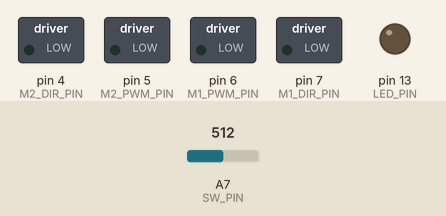
This sketch was run on a simulated Arduino Nano, built with avr-gcc and run on an emulated ATmega328P. Parts: switched loads named in the sketch (green lamp = pin HIGH), output pins drawn as LEDs (lit = HIGH). Dashed ring = blinking. The test bench sets the inputs (shaded band); at power-on: A7 (SW_PIN) = 512.

Above: at 0.2 s.
At 0.8 s:
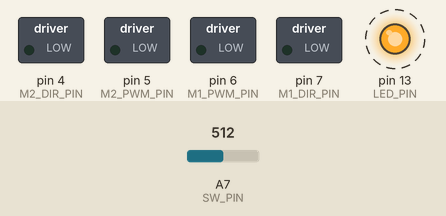
Timing chart, 0 to 40.8 s (numbered marks = the images above):
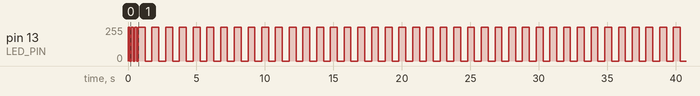

Measured:
- by itself, pin 13 (LED_PIN): 255/255 → 0/255 at 0.13 s, → 255/255 0.13 s later, → 0/255 0.13 s later, → 255/255 0.13 s later, … (85 changes in this stretch)

The sketch:

Robot.ino
```cpp
/* -*- mode: c; -*- */
/*
 * Programming a robot (mBot)
 */


/* ********************************************************************
 * Constants definitions
 *
 * There is much debate about #define vs const TYPE
 */
const uint8_t LED_PIN = 13;
const uint8_t SW_PIN  = A7;

#define TOGGLE(PIN) digitalWrite(PIN, digitalRead(PIN) ^ 1)

/* ********************************************************************
 * Global definitions
 *
 * if any
 */


/* ********************************************************************
 * Line sensor
 *
 *
 */
typedef enum {

  BOTH_BLACK   = 0,   /* sensor1 and sensor2 are both inside of black line */
  LEFT_BLACK   = 1,   /* sensor1 is inside of black line and sensor2 is outside of black line */
  RIGHT_BLACK  = 2,   /* sensor1 is outside of black line and sensor2 is inside of black line */
  BOTH_WHITE   = 3    /* sensor1 and sensor2 are both outside of black line */

} Line_Sensor_State;

const uint8_t LINE_SENSOR_1_PIN =  9;
const uint8_t LINE_SENSOR_2_PIN = 10;


/* ********************************************************************
 * Drive
 *
 *
 */
typedef enum {

  STOP    = 0,
  FORWARD,
  SPIN_L,
  SPIN_R,
  REVERSE

} Drive_Direction;
Drive_Direction drive_state      = STOP;
Drive_Direction last_drive_state = STOP;

const uint8_t M1_DIR_PIN = 7;
const uint8_t M1_PWM_PIN = 6;
const uint8_t M2_DIR_PIN = 4;
const uint8_t M2_PWM_PIN = 5;


/* ********************************************************************
 * functions
 */

Line_Sensor_State read_line_follower (void) {

  uint8_t state = (1 & digitalRead(LINE_SENSOR_1_PIN)) << 1 | digitalRead(LINE_SENSOR_2_PIN);

  return (Line_Sensor_State) state;
}


void change_drive (Drive_Direction dir, uint8_t speed) {

  /* stop so directions can change with out messing things up */
  analogWrite(M1_PWM_PIN, 0);
  analogWrite(M2_PWM_PIN, 0);

  switch (dir) {
  case REVERSE:
    digitalWrite(M1_DIR_PIN, 1);
    digitalWrite(M2_DIR_PIN, 0);
    break;

  case SPIN_R:
    digitalWrite(M1_DIR_PIN, 0);
    digitalWrite(M2_DIR_PIN, 0);
    break;

  case SPIN_L:
    digitalWrite(M1_DIR_PIN, 1);
    digitalWrite(M2_DIR_PIN, 1);
    break;

  case FORWARD:
    digitalWrite(M1_DIR_PIN, 0);
    digitalWrite(M2_DIR_PIN, 1);
    break;

  case STOP:			/* fall-through */
  default:
    speed = 0;
    break;
  }

  analogWrite(M1_PWM_PIN, speed);
  analogWrite(M2_PWM_PIN, speed);

  last_drive_state = drive_state;
}


/* ********************************************************************
 * Function definitions
 *
 * TODO push these to a library?
 */

void intermitanttly_check () {
  /* any thing that needs to be be periodically updated will live in here
   * this is called on each loop
   *
   * Checking current time against when an expected time
   */
  uint16_t now = millis();

  const uint16_t HEARTBEAT_PERIOD = 500; /* half second beat on the LED */
  static uint32_t heartbeat_next = HEARTBEAT_PERIOD;


  /* heartbeat checking  */
  if (now > heartbeat_next) {
    TOGGLE(LED_PIN);
    heartbeat_next = now + HEARTBEAT_PERIOD; /* set the next time this should be changed */
  }

}


/* ********************************************************************
 * start up
 *
 * anything run once at start-up / reboot should be added here
 */
void setup () {

  pinMode(LED_PIN, OUTPUT);	/* write to pin 13 - on board LED connected to  */
  pinMode(SW_PIN, INPUT);

  for (uint8_t i = 0; i < 6; i++) {
    /* show a reboot flash sequence */
    TOGGLE(LED_PIN);
    delay(125);			/* using delay in start up -- not delaying other processes */
  }

  pinMode(M1_DIR_PIN, OUTPUT);
  pinMode(M2_DIR_PIN, OUTPUT);

  change_drive(STOP, 0);

}


/* ********************************************************************
 * loop
 *
 * run forever
 */
void loop () {

  static uint8_t motion_enabled = 0; /* Controlled by the button */

  static uint8_t last_line_reading;
  uint8_t now_line_reading;

  /* no delay periodic actions  */
  intermitanttly_check();

  /* look for the button checked */
  if (!(analogRead(SW_PIN) > 10)) {

    motion_enabled = 1 ^ motion_enabled; /* toggle the motion_enabled via button */

  }

  /* get the line sensor state and do something with it */
  if (motion_enabled) {
    now_line_reading = read_line_follower();

    switch (now_line_reading) {

    case BOTH_BLACK:

      drive_state = (last_line_reading == LEFT_BLACK)
	? SPIN_R
	: (last_line_reading == RIGHT_BLACK) ? SPIN_L :  drive_state;

      break;

    case LEFT_BLACK:
      /* Fall-through */
    case RIGHT_BLACK:
      drive_state = FORWARD;
      break;

    case BOTH_WHITE:

      drive_state = (last_line_reading == LEFT_BLACK)
	? SPIN_L
	: (last_line_reading == RIGHT_BLACK) ? SPIN_R :  drive_state;

      break;

    }

    last_line_reading = now_line_reading;

  } else {

    drive_state = STOP;

  }


  /* Update the drive */
  if (last_drive_state != drive_state) {
    change_drive(drive_state, 100);
  }

}
```
